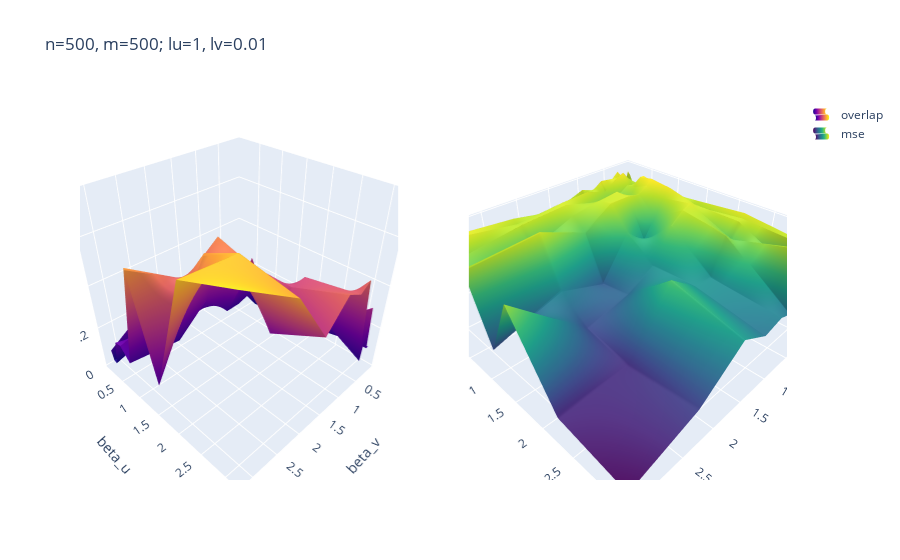

Write notebook code for a chart like this one.
### Code cell
# OVERLAP AND MSE RUN 2

from plotly.subplots import make_subplots

fig = make_subplots(rows=1, cols=2, specs=[[{'type': 'surface'}, {'type': 'surface'}]])
fig.add_trace(go.Surface(z=overlap_mean_2, x=list_value_2, y=list_value_1,
                         name="overlap", showscale=False),
             row=1, col=1)
fig.add_trace(go.Surface(z=mse_mean_2, x=list_value_2, y=list_value_1,
                         name="mse", showscale=False, colorscale ='viridis'),
             row=1, col=2)

fig.update_layout(
    title=f"n={name_n_2}, m={name_m_2}; lu={lambda_u_val_2}, lv={lambda_v_val_2}",
)
fig.update_layout(scene = dict(
                    xaxis_title=name_value_2,
                    yaxis_title=name_value_1,
                    zaxis_title="overlap"),
                  scene2 = dict(
                    xaxis_title=name_value_2,
                    yaxis_title=name_value_1,
                    zaxis_title="mse"),
               autosize=False, width=1000, height=500)
fig.update_traces(showlegend=True)

fig.show()
path=f"C:/Users/Admin/Desktop/n={name_n_2}_m={name_m_2}_lu={lambda_u_val_2}_lv={lambda_v_val_2}.html"
fig.write_html(path)

### Figure 1 — Plotly figure (JSON) as saved in the notebook; plotly's stock layout.template omitted (floating-point values rounded to 4 significant figures)
{"data": [{"name": "overlap", "scene": "scene", "showlegend": true, "showscale": false, "type": "surface", "x": [0.1, 0.1468, 0.2154, 0.3162, 0.4642, 0.6813, 1, 1.468, 2.154, 3.162], "y": [0.1, 0.1468, 0.2154, 0.3162, 0.4642, 0.6813, 1, 1.468, 2.154, 3.162], "z": [[0.05271, 0.1203, 0.08354, 0.02802, 0.08269, 0.1185, 0.06812, 0.1398, 0.2383, 0.08118], [0.07801, 0.1708, 0.1141, 0.07666, 0.05555, 0.04103, 0.1279, 0.1396, 0.07751, 0.03425], [0.1401, 0.09934, 0.07293, 0.01999, 0.04951, 0.1117, 0.06453, 0.07412, 0.1029, 0.02905], [0.1448, 0.106, 0.1195, 0.09801, 0.1333, 0.1656, 0.1287, 0.07048, 0.09024, 0.1557], [0.04834, 0.03296, 0.03204, 0.09446, 0.1523, 0.07294, 0.08927, 0.1197, 0.239, 0.1613], [0.08521, 0.05165, 0.0149, 0.05242, 0.09345, 0.07751, 0.07496, 0.205, 0.07133, 0.1056], [0.09899, 0.05339, 0.02971, 0.0946, 0.21, 0.3577, 0.232, 0.5312, 0.4176, 0.5754], [0.07935, 0.1098, 0.08149, 0.0592, 0.08229, 0.1559, 0.3856, 0.4996, 0.5752, 0.1248], [0.04779, 0.07579, 0.08503, 0.1921, 0.1324, 0.3916, 0.3813, 0.2243, 0.6446, 0.6618], [0.104, 0.1007, 0.3145, 0.05808, 0.4675, 0.4321, 0.4699, 0.3537, 0.5989, 0.7487]]}, {"colorscale": [[0, "#440154"], [0.1111, "#482878"], [0.2222, "#3e4989"], [0.3333, "#31688e"], [0.4444, "#26828e"], [0.5556, "#1f9e89"], [0.6667, "#35b779"], [0.7778, "#6ece58"], [0.8889, "#b5de2b"], [1, "#fde725"]], "name": "mse", "scene": "scene2", "showlegend": true, "showscale": false, "type": "surface", "x": [0.1, 0.1468, 0.2154, 0.3162, 0.4642, 0.6813, 1, 1.468, 2.154, 3.162], "y": [0.1, 0.1468, 0.2154, 0.3162, 0.4642, 0.6813, 1, 1.468, 2.154, 3.162], "z": [[1.895, 1.759, 1.833, 1.944, 1.835, 1.763, 1.864, 1.72, 1.523, 1.838], [1.844, 1.658, 1.772, 1.847, 1.889, 1.918, 1.744, 1.721, 1.845, 1.932], [1.72, 1.801, 1.854, 1.96, 1.901, 1.777, 1.871, 1.852, 1.794, 1.942], [1.71, 1.788, 1.761, 1.804, 1.733, 1.669, 1.743, 1.859, 1.82, 1.689], [1.903, 1.934, 1.936, 1.811, 1.695, 1.854, 1.821, 1.761, 1.522, 1.677], [1.83, 1.897, 1.97, 1.895, 1.813, 1.845, 1.85, 1.59, 1.857, 1.789], [1.802, 1.893, 1.941, 1.811, 1.58, 1.285, 1.536, 0.9376, 1.165, 0.8491], [1.841, 1.78, 1.837, 1.882, 1.835, 1.688, 1.229, 1.001, 0.8496, 1.75], [1.904, 1.848, 1.83, 1.616, 1.735, 1.217, 1.237, 1.551, 0.7107, 0.6763], [1.792, 1.799, 1.371, 1.884, 1.065, 1.136, 1.06, 1.293, 0.8022, 0.5025]]}], "layout": {"scene": {"domain": {"x": [0, 0.45], "y": [0, 1]}, "xaxis": {"title": {"text": "beta_v"}}, "yaxis": {"title": {"text": "beta_u"}}, "zaxis": {"title": {"text": "overlap"}}}, "scene2": {"domain": {"x": [0.55, 1], "y": [0, 1]}}, "title": {"text": "n=500, m=500; lu=1, lv=0.01"}}}
